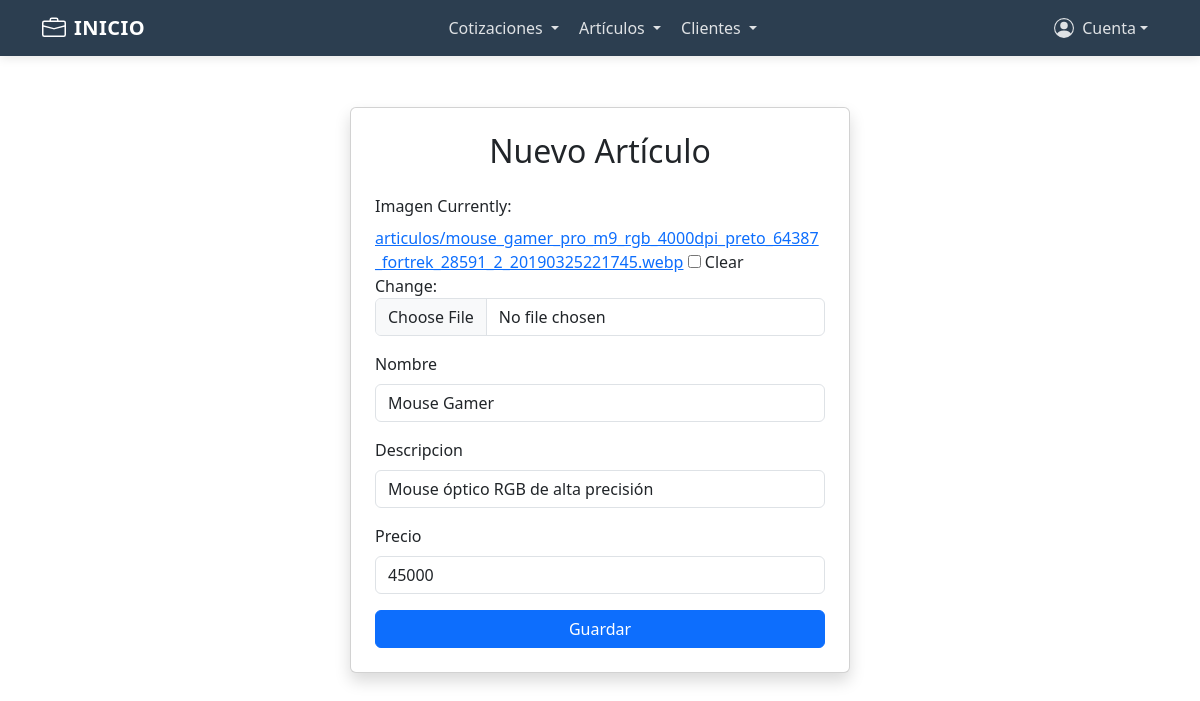
Page /articulos/actualizar_articulo/6/ (signed in) on the committed database.
### articulos/models.py (models this page shows, shortened)
class Articulo(models.Model):
    usuario_log=models.ForeignKey(User, on_delete=models.CASCADE)
    imagen=models.ImageField(upload_to='articulos', default='proyectoWeb/media/articulos/sin imagen.jpg', blank=True, null=True)
    nombre=models.CharField(max_length=30)
    descripcion=models.CharField(max_length=80)
    precio=models.IntegerField()
    created=models.DateTimeField(auto_now_add=True)
    updated=models.DateField(auto_now=True)
    class Meta:
        verbose_name="Articulo"
        verbose_name_plural="Articulos"

### articulos/views.py (the view)
# urls.py: path('actualizar_articulo/<int:articulo_id>/', views.actualizar_articulo, name='actualizar_articulo'),
@login_required
def actualizar_articulo(request, articulo_id):
    articulo = get_object_or_404(Articulo, id=articulo_id, usuario_log=request.user)
    if request.method == 'POST':
        form = ArticuloForm(request.POST, request.FILES, instance=articulo)
        if form.is_valid():
            form.save()
            messages.success(request, 'El artículo se ha actualizado correctamente.')
            return redirect('mis_articulos')
        else:
            messages.error(request, 'Hubo un error al actualizar el artículo.')
    else:
        form = ArticuloForm(instance=articulo)
    return render(request, 'nuevo_articulo.html', {'form': form, 'articulo': articulo})

### articulos/forms.py
class ArticuloForm(forms.ModelForm):
    class Meta:
        model = Articulo
        exclude = ['usuario_log']
        fields = '__all__'
    def __init__(self, *args, **kwargs):
        super().__init__(*args, **kwargs)
        for field in self.fields.values():
            field.widget.attrs['class'] = 'form-control'

### articulos/templates/nuevo_articulo.html (shortened to what this page needs)
{% extends "estructura_base.html" %}
{% load static %}
{% block content %}
<section class="d-flex justify-content-center align-items-center" style="min-height: 80vh;">
    <div class="card shadow p-4" style="min-width: 350px; max-width: 500px; width: 100%;">
        <h2 class="mb-4 text-center">Nuevo Artículo</h2>
        <form method="POST" enctype="multipart/form-data">
            <div class="mb-3">
                {% for field in form %}
                <div class="mb-3">
                    <label class="form-label">{{ field.label }}</label>
                    {{ field }}
                </div>
                {% endfor %}
            </div>
            <div class="d-grid">
                <button type="submit" class="btn btn-primary">Guardar</button>
            </div>
        </form>
    </div>
</section>
{% endblock %}

### cotizApp/templates/estructura_base.html (style rules this page uses)
:root { --primary-color: #2c3e50; --secondary-color: #3498db; --accent-color: #e74c3c; --light-color: #f8f9fa; --dark-color: #212529; }
body { padding-top: 70px; font-family: 'Segoe UI', Tahoma, Geneva, Verdana, sans-serif; }

### rows in the picture
Articulo: form "Mouse Gamer" "Mouse óptico RGB de alta precisión" "45000"

### other values in the picture
{{ field.label }} "Imagen" "Nombre" "Descripcion" "Precio"
